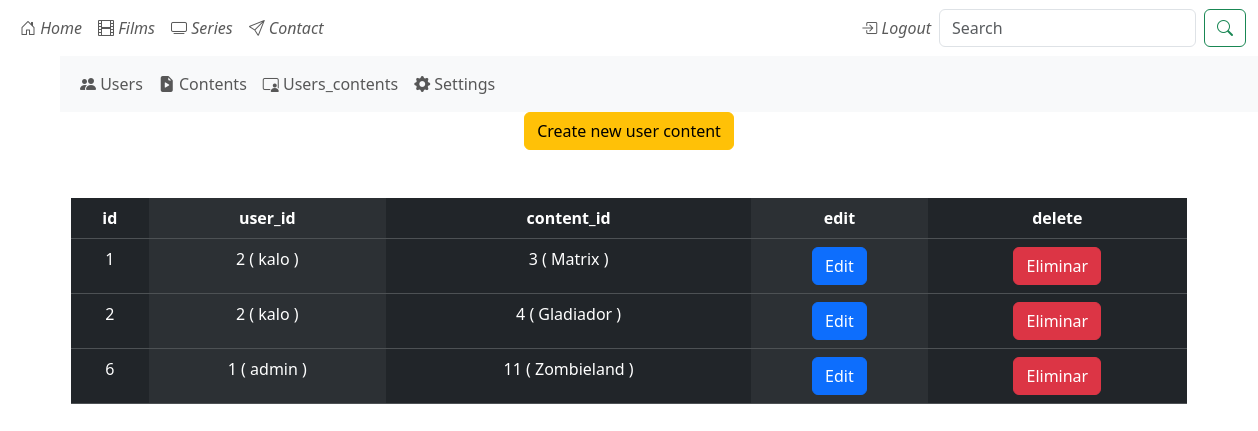
The app's page /admin/users_contents/showAll (signed in) with its own data.
### tables this page shows
CREATE TABLE users_contents (
            id INTEGER PRIMARY KEY AUTOINCREMENT,
            user_id INTEGER,
            content_id INTEGER,
            foreign key (user_id) references users(id) ON UPDATE CASCADE ON DELETE CASCADE,
            foreign key (content_id) references contents(id) ON UPDATE CASCADE ON DELETE CASCADE
        );

CREATE TABLE users (
                                    id INTEGER PRIMARY KEY AUTOINCREMENT,
                                    name varchar(255),
                                    password varchar(255),
                                    email varchar(50),
                                    birddate date,
                                    rol varchar(20) default 'normal'
                            );

CREATE TABLE contents (
                    id INTEGER PRIMARY KEY AUTOINCREMENT,
                    type varchar(20),
                    genre varchar(20),
                    title varchar(255),
                    year integer,
                    image varchar(255),
                    clicks integer
            );

### main.py (the view)
@app.route("/admin/users_contents/showAll")
@app.route("/admin/users_contents/showAll/<page>")
def show_all_users_contents_admin(page=0):
    if 'name' not in session:
        if session["rol"] != "admin":
            return redirect("/form_login")
    page=int(page)
    users_contents=sqlite_users_contents.get_all_users_contents(page*10)
    total_pages=sqlite_users_contents.get_count_users_contents()
    last_page=floor(total_pages/10)
    return render_template("admin/users_contents/showAll.html",users_contents=users_contents, sqlite_users=sqlite_users, sqlite_contents=sqlite_contents, page=page, last_page=last_page)

### data/sqliteClient.py (called while the page is built, shortened)
    def connect(self):
        incializar_bd=False
        if not os.path.exists(self.SQLITE_DB):
            incializar_bd=True
        try:
            self.connection=sqlite3.connect(self.SQLITE_DB, check_same_thread=False)
            self.cursor=self.connection.cursor()
            self.cursor.execute("PRAGMA foreign_keys=ON");
            self.connection.commit()
        except Exception as e:
            print("Exception: ", e)

    def close(self):
        if self.connection!=None:
            self.connection.close()

### data/sqliteContents.py (called while the page is built)
    def get_content_by_field(self, field, value):
        self.sqliteClient.cursor.execute(f"SELECT * FROM contents WHERE {field}='{value}'")
        tupla=self.sqliteClient.cursor.fetchall()
        return tupla

### data/sqliteUsers.py (called while the page is built)
    def get_user_by_field(self, field, value):
        print ("pasado el valor ", field, value)
        self.sqliteClient.cursor.execute(f"SELECT * FROM users WHERE {field}='{value}'")
        tupla=self.sqliteClient.cursor.fetchall()
        return tupla

### data/sqliteUsersContents.py (called while the page is built)
    def get_all_users_contents(self, page):
        self.sqliteClient.cursor.execute("SELECT * FROM users_contents LIMIT ?, 10", (page,))
        return self.sqliteClient.cursor.fetchall()

    def get_count_users_contents(self)->int:
        self.sqliteClient.cursor.execute("SELECT count(*) FROM users_contents")
        count=self.sqliteClient.cursor.fetchall()[0][0]
        return count

### main.py (called while the page is built)
@app.before_request
def before_request_func():
    database.connect()

@app.after_request
def after_request_func(response):
    database.close()
    return response

### templates/admin/users_contents/showAll.html (shortened to what this page needs)
{% extends "base.html" %}
{% block content %}
{% set delete_to_user_content=-1 %}
<div class="container text-center">
    <a href="/admin/users_contents/form_create" class="btn btn-warning">Create new user content</a>
    <div class="row">
        <div class="col md-12">
            <nav class="navbar">
            </nav>
        </div>
    </div>
    <div class="row">
        <div class="col md-6 mx-auto mt-3">
            <table class="table table-dark table-striped-columns">
                <thead>
                    <tr>
                        <th>id</th>
                        <th>user_id</th>
                        <th>content_id</th>
                        <th>edit</th>
                        <th>delete</th>
                    </tr>
                </thead>
                    <tbody>
                        {%for user_content in users_contents %}
                        <tr>
                            <td>{{user_content[0]}}</td>
                            {% set user_id=user_content[1] %}
                            <td>{{user_id}} ( {{ sqlite_users.get_user_by_field("id", user_id )[0][1]}} )</td>
                            {% set content_id=user_content[2] %}
                            <td>{{content_id}} ( {{ sqlite_contents.get_content_by_field("id", content_id )[0][3]}} )</td>
                            <td>
                                <form action="/admin/users_contents/form_update" method="post">
                                <button type="submit" class="btn btn-primary">Edit</button>
                                </form>
                            </td>
                            <td>
                                {% set delete_to_user_content=user_content[0] %}
                                <button type="button" class="btn btn-danger" data-bs-toggle="modal" data-bs-target="#exampleModal{{delete_to_user_content}}">
                                    Eliminar
                                </button>
                            </td>
                        </tr>
                        {% endfor %}
                    </tbody>
            </table>
        </div>
    </div>
</div>
{% endblock %}

### records on screen
users_contents: id "1", user "2", content "3"
users: name "kalo"
contents: title "Matrix"
users_contents: id "2", user_id "2", content "4"
contents: title "Gladiador"
users_contents: id "6", user "1", content "11"
users: name "admin"
contents: title "Zombieland"
